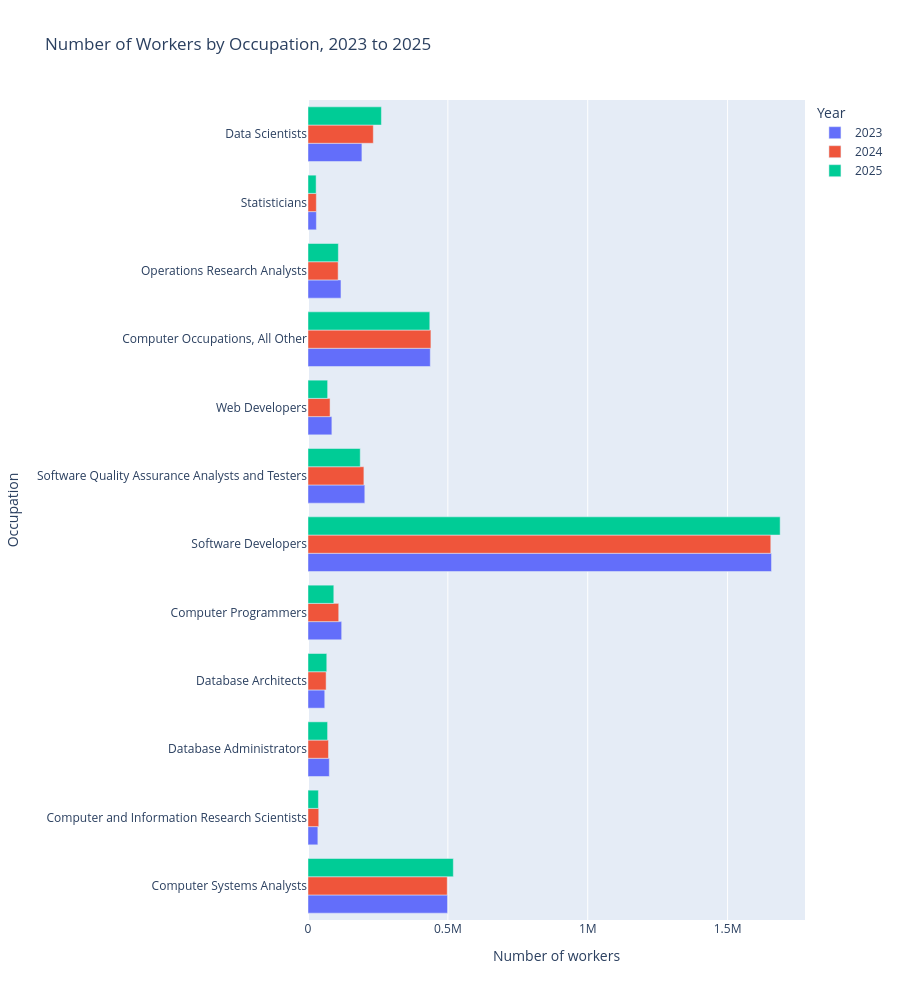

This figure's notebook cell:
### Markdown cell above
## 8. Grouped Bar Chart: Number of Workers by Occupation, 2023 to 2025

- **Objective:** To see which occupations gained or lost workers between 2023 and 2025, and if the occupations closest to AI grew more than the others.
- **Why this visualisation type:** The reason why I chose a grouped bar chart is that it puts the three years side by side for each occupation, so the years can be compared directly while still showing how big each occupation is. I made it horizontal with `height=1000` so all the occupation names are easy to read.

### Code cell
fig_year_bar = px.bar(years_df,
               x="TOT_EMP",
               y="OCC_TITLE",
               color="Year",
               barmode="group",
               height=1000,
               labels={"TOT_EMP": "Number of workers", "OCC_TITLE": "Occupation"},
               title="Number of Workers by Occupation, 2023 to 2025")
fig_year_bar.show()

### Figure 1 — Plotly figure (JSON) as saved in the notebook; plotly's stock layout.template omitted (floating-point values rounded to 4 significant figures)
{"data": [{"alignmentgroup": "True", "hovertemplate": "Year=2023<br>Number of workers=%{x}<br>Occupation=%{y}<extra></extra>", "legendgroup": "2023", "marker": {"color": "#636efa", "pattern": {"shape": ""}}, "name": "2023", "offsetgroup": "2023", "orientation": "h", "showlegend": true, "textposition": "auto", "type": "bar", "x": [498800.0, 35210.0, 76140.0, 59920.0, 120400.0, 1657000.0, 203000.0, 85350.0, 437200.0, 117900.0, 29950.0, 192700.0], "xaxis": "x", "y": ["Computer Systems Analysts", "Computer and Information Research Scientists", "Database Administrators", "Database Architects", "Computer Programmers", "Software Developers", "Software Quality Assurance Analysts and Testers", "Web Developers", "Computer Occupations, All Other", "Operations Research Analysts", "Statisticians", "Data Scientists"], "yaxis": "y"}, {"alignmentgroup": "True", "hovertemplate": "Year=2024<br>Number of workers=%{x}<br>Occupation=%{y}<extra></extra>", "legendgroup": "2024", "marker": {"color": "#EF553B", "pattern": {"shape": ""}}, "name": "2024", "offsetgroup": "2024", "orientation": "h", "showlegend": true, "textposition": "auto", "type": "bar", "x": [497800.0, 38480.0, 73180.0, 64770.0, 109900.0, 1654000.0, 199800.0, 78860.0, 439400.0, 107800.0, 29800.0, 233400.0], "xaxis": "x", "y": ["Computer Systems Analysts", "Computer and Information Research Scientists", "Database Administrators", "Database Architects", "Computer Programmers", "Software Developers", "Software Quality Assurance Analysts and Testers", "Web Developers", "Computer Occupations, All Other", "Operations Research Analysts", "Statisticians", "Data Scientists"], "yaxis": "y"}, {"alignmentgroup": "True", "hovertemplate": "Year=2025<br>Number of workers=%{x}<br>Occupation=%{y}<extra></extra>", "legendgroup": "2025", "marker": {"color": "#00cc96", "pattern": {"shape": ""}}, "name": "2025", "offsetgroup": "2025", "orientation": "h", "showlegend": true, "textposition": "auto", "type": "bar", "x": [519500.0, 37200.0, 69990.0, 67140.0, 92230.0, 1688000.0, 186700.0, 70190.0, 435400.0, 108500.0, 29030.0, 262400.0], "xaxis": "x", "y": ["Computer Systems Analysts", "Computer and Information Research Scientists", "Database Administrators", "Database Architects", "Computer Programmers", "Software Developers", "Software Quality Assurance Analysts and Testers", "Web Developers", "Computer Occupations, All Other", "Operations Research Analysts", "Statisticians", "Data Scientists"], "yaxis": "y"}], "layout": {"barmode": "group", "height": 1000, "legend": {"title": {"text": "Year"}, "tracegroupgap": 0}, "title": {"text": "Number of Workers by Occupation, 2023 to 2025"}, "xaxis": {"anchor": "y", "domain": [0, 1], "title": {"text": "Number of workers"}}, "yaxis": {"anchor": "x", "domain": [0, 1], "title": {"text": "Occupation"}}}}
